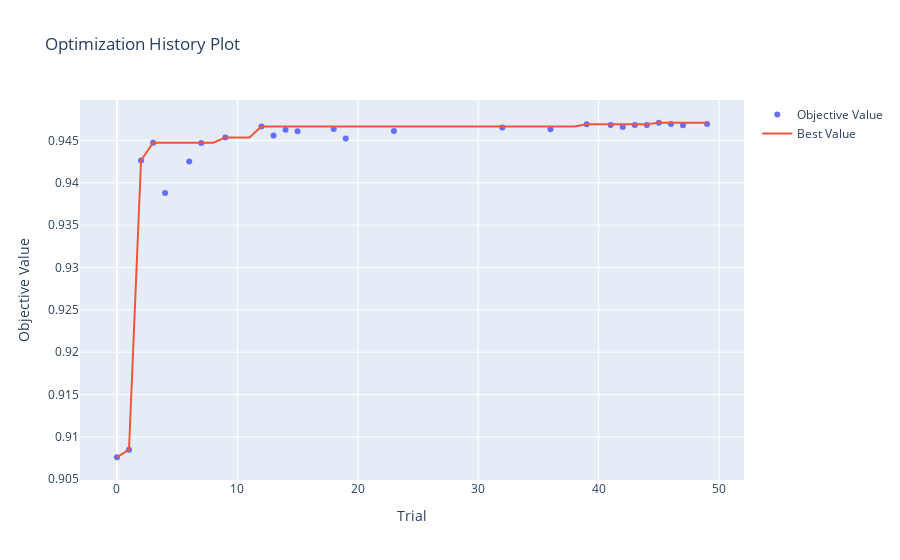

Notebook code cell kept with this figure:
### Markdown cell above
### 📊 Visualizando la Optimización

### Code cell
# Historia de la optimización: ¿Mejoramos con el tiempo?
optuna.visualization.plot_optimization_history(study)

### Figure 1 — Plotly figure (JSON) as saved in the notebook; plotly's stock layout.template omitted (floating-point values rounded to 4 significant figures)
{"data": [{"mode": "markers", "name": "Objective Value", "type": "scatter", "x": [0, 1, 2, 3, 4, 6, 7, 9, 12, 13, 14, 15, 18, 19, 23, 32, 36, 39, 41, 42, 43, 44, 45, 46, 47, 49], "y": [0.9076, 0.9085, 0.9426, 0.9447, 0.9388, 0.9425, 0.9447, 0.9454, 0.9467, 0.9456, 0.9463, 0.9461, 0.9464, 0.9452, 0.9461, 0.9465, 0.9463, 0.9469, 0.9468, 0.9466, 0.9468, 0.9468, 0.9471, 0.9469, 0.9468, 0.9469]}, {"mode": "lines", "name": "Best Value", "type": "scatter", "x": [0, 1, 2, 3, 4, 5, 6, 7, 8, 9, 10, 11, 12, 13, 14, 15, 16, 17, 18, 19, 20, 21, 22, 23, 24, 25, 26, 27, 28, 29, 30, 31, 32, 33, 34, 35, 36, 37, 38, 39, 40, 41, 42, 43, 44, 45, 46, 47, 48, 49], "y": [0.9076, 0.9085, 0.9426, 0.9447, 0.9447, 0.9447, 0.9447, 0.9447, 0.9447, 0.9454, 0.9454, 0.9454, 0.9467, 0.9467, 0.9467, 0.9467, 0.9467, 0.9467, 0.9467, 0.9467, 0.9467, 0.9467, 0.9467, 0.9467, 0.9467, 0.9467, 0.9467, 0.9467, 0.9467, 0.9467, 0.9467, 0.9467, 0.9467, 0.9467, 0.9467, 0.9467, 0.9467, 0.9467, 0.9467, 0.9469, 0.9469, 0.9469, 0.9469, 0.9469, 0.9469, 0.9471, 0.9471, 0.9471, 0.9471, 0.9471]}, {"marker": {"color": "#cccccc"}, "mode": "markers", "name": "Infeasible Trial", "showlegend": false, "type": "scatter", "x": [], "y": []}], "layout": {"title": {"text": "Optimization History Plot"}, "xaxis": {"title": {"text": "Trial"}}, "yaxis": {"title": {"text": "Objective Value"}}}}
